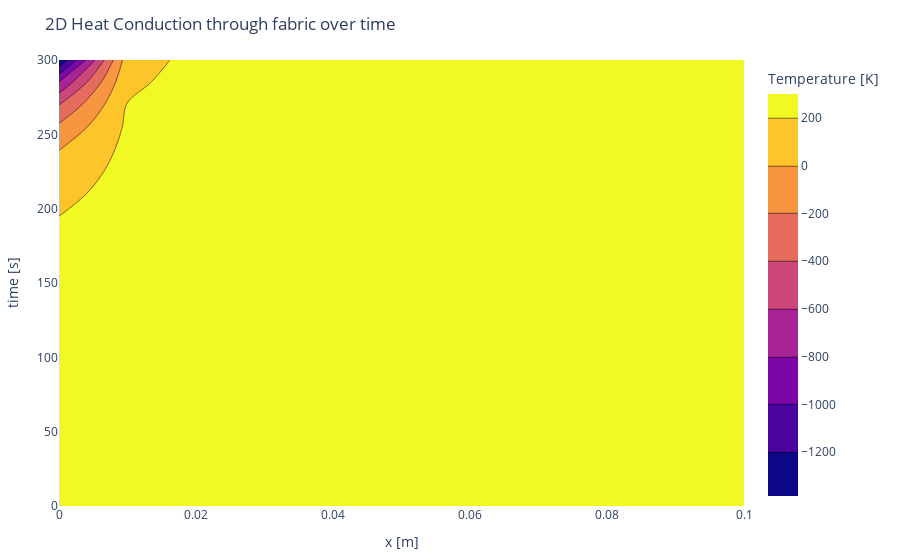

The notebook cell this image was saved under:
### Code cell
PlotlyJS.plot(PlotlyJS.contour(x=x, y=time_val, z=T_f',     colorbar=attr(
    title="Temperature [K]", # title here
)), 
Layout(;title="2D Heat Conduction through fabric over time", xaxis_title="x [m]", yaxis_title="time [s]"),
config=PlotConfig(scrollZoom=false))

### Figure 1 — Plotly figure (JSON) as saved in the notebook; plotly's stock layout.template omitted (floating-point values rounded to 4 significant figures; data arrays with more than 128 entries replaced by an {"elided": "..."} marker saying what was removed)
{"data": [{"colorbar": {"title": "Temperature [K]"}, "transpose": true, "type": "contour", "x": [0, 0.01, 0.02, 0.03, 0.04, 0.05, 0.06, 0.07, 0.08, 0.09, 0.1], "y": [0, 15, 30, 45, 60, 75, 90, 105, 120, 135, 150, 165, 180, 195, 210, 225, 240, 255, 270, 285, 300], "z": {"elided": "11x21 float values"}}], "layout": {"margin": {"b": 50, "l": 50, "r": 50, "t": 60}, "title": "2D Heat Conduction through fabric over time", "xaxis": {"title": {"text": "x [m]"}}, "yaxis": {"title": {"text": "time [s]"}}}}
